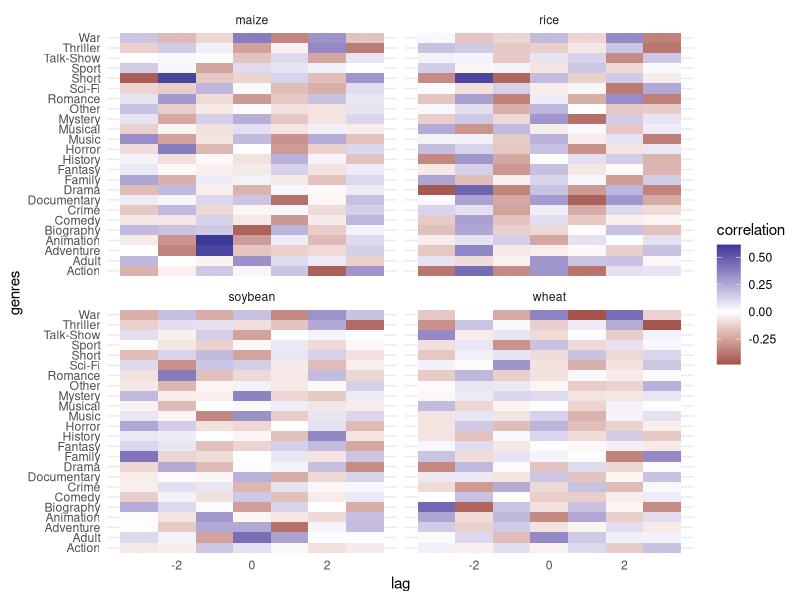
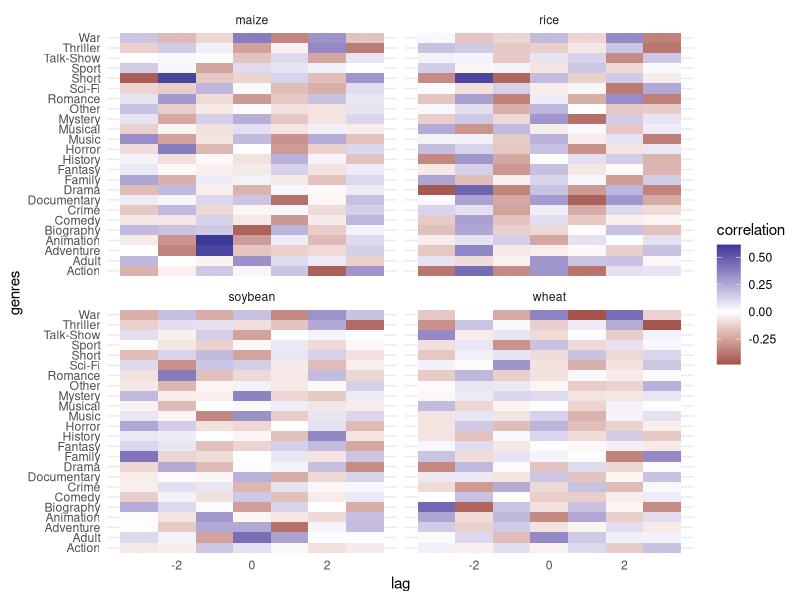

Recreate these plots in R, in order.
library(dplyr)
library(purrr)
library(ggplot2)

# Load data

df <- read.csv("combined_yield_ratings.csv")

max_lag <- 3

# Lagged correlation analysis

lagged_results <-
  df %>%
  group_by(crop, genres) %>%
  group_modify(~{
    
    x <- .x$pct_change_yield
    y <- .x$pct_change_rating
    
    map_dfr(-max_lag:max_lag, function(k){
      
      if(k < 0){
        
        x_shift <- x[1:(length(x)+k)]
        y_shift <- y[(1-k):length(y)]
        
      } else if(k > 0){
        
        x_shift <- x[(1+k):length(x)]
        y_shift <- y[1:(length(y)-k)]
        
      } else {
        
        x_shift <- x
        y_shift <- y
        
      }
      
      test <- cor.test(
        x_shift,
        y_shift,
        use = "complete.obs"
      )
      
      data.frame(
        lag = k,
        correlation = unname(test$estimate),
        p_value = test$p.value,
        n = sum(complete.cases(x_shift, y_shift))
      )
      
    })
    
  }) %>%
  ungroup()

# Export full results

write.csv(
  lagged_results,
  "lagged_correlations.csv",
  row.names = FALSE
)

# Significant lagged correlations

significant_results <-
  lagged_results %>%
  filter(p_value < 0.05) %>%
  arrange(p_value)

write.csv(
  significant_results,
  "significant_lagged_correlations.csv",
  row.names = FALSE
)

# Strongest lag by crop-genre pair

strongest_lags <-
  lagged_results %>%
  group_by(crop, genres) %>%
  slice_max(
    abs(correlation),
    n = 1,
    with_ties = FALSE
  ) %>%
  ungroup()

# Top 10 strongest lagged correlations

top10_absolute <-
  lagged_results %>%
  mutate(
    abs_corr = abs(correlation)
  ) %>%
  arrange(desc(abs_corr)) %>%
  slice_head(n = 10)

write.csv(
  top10_absolute,
  "top10_lagged_correlations.csv",
  row.names = FALSE
)

library(knitr)
kable(top10_absolute, format = "latex", booktabs = TRUE)

# Heatmap visualization

heatmap_plot <-
  ggplot(
    lagged_results,
    aes(
      x = lag,
      y = genres,
      fill = correlation
    )
  ) +
  geom_tile() +
  facet_wrap(~ crop) +
  scale_fill_gradient2() +
  theme_minimal()

heatmap_plot

ggsave(
  "lagged_correlation_heatmap.png",
  plot = heatmap_plot,
  width = 12,
  height = 8,
  dpi = 300
)

# FDR adjusted p-values

lagged_results <-
  lagged_results %>%
  mutate(
    p_fdr = p.adjust(
      p_value,
      method = "BH"
    )
  )

sig_results <- lagged_results %>%
  filter(p_fdr < 0.05)
